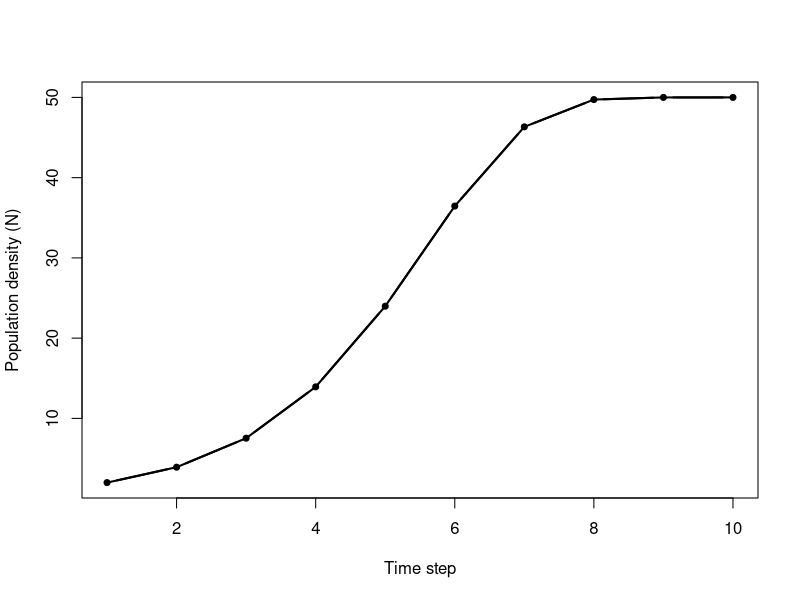

R code for this plot:
## ---- chunk 1
NN <- 2;
LL <- 2;
aa <- 0.01;
tt <- 10;
i  <- 1;
while(i < tt){
    Nt        <- NN[i]*LL*(1 - aa * NN[i]);
    NN[i + 1] <- Nt;
    i         <- i + 1;
}
print(NN);
plot(x = 1:10, y = NN, type = "b", pch = 20, lwd = 2,
     xlab = "Time step",
     ylab = "Population density (N)");
points(x = 1:10, y = NN, type = "l", pch = 20, lwd = 2);
